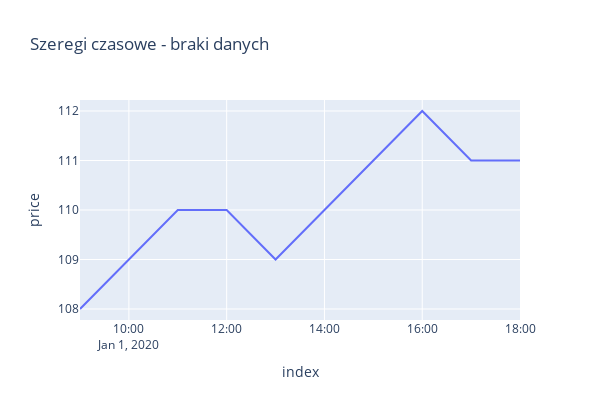

Notebook cell for this chart:
### Markdown cell above
Usunięcie braków

### Code cell
df_plotly = df_plotly.dropna()
px.line(df_plotly, 'index', 'price', width=600, height=400, 
        title='Szeregi czasowe - braki danych')

### Figure 1 — Plotly figure (JSON) as saved in the notebook; plotly's stock layout.template omitted (floating-point values rounded to 4 significant figures)
{"data": [{"hovertemplate": "index=%{x}<br>price=%{y}<extra></extra>", "legendgroup": "", "line": {"color": "#636efa", "dash": "solid"}, "marker": {"symbol": "circle"}, "mode": "lines", "name": "", "orientation": "v", "showlegend": false, "type": "scatter", "x": ["2020-01-01T09:00:00.000000000", "2020-01-01T10:00:00.000000000", "2020-01-01T11:00:00.000000000", "2020-01-01T12:00:00.000000000", "2020-01-01T13:00:00.000000000", "2020-01-01T16:00:00.000000000", "2020-01-01T17:00:00.000000000", "2020-01-01T18:00:00.000000000"], "xaxis": "x", "y": [108.0, 109.0, 110.0, 110.0, 109.0, 112.0, 111.0, 111.0], "yaxis": "y"}], "layout": {"height": 400, "legend": {"tracegroupgap": 0}, "title": {"text": "Szeregi czasowe - braki danych"}, "width": 600, "xaxis": {"anchor": "y", "domain": [0, 1], "title": {"text": "index"}}, "yaxis": {"anchor": "x", "domain": [0, 1], "title": {"text": "price"}}}}
